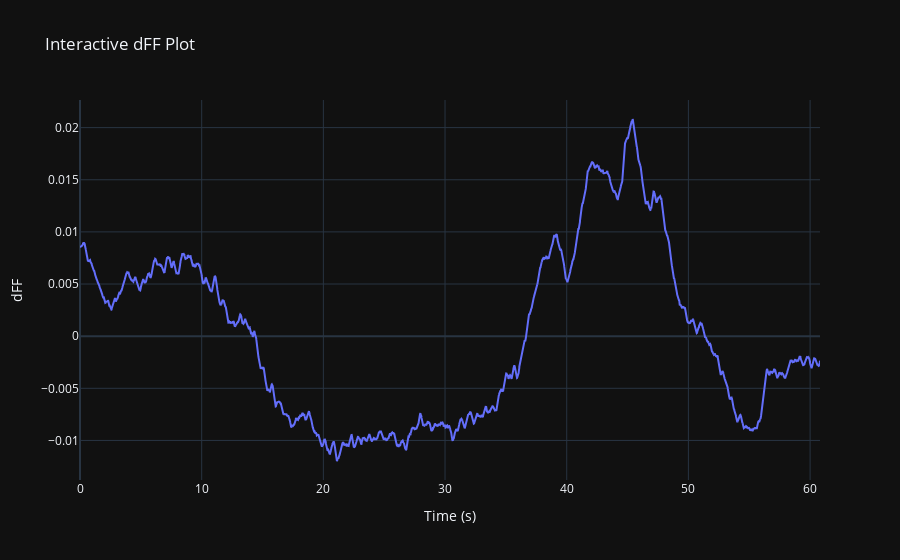

The code cell stored with this chart in its notebook:
### Code cell
# Define the PPD file path
ppd_file_path = r'H:\fp_test\1194_test-2024-06-05-112648.ppd'
#ppd_file_path = r'H:\fp_test\1195_test-2024-06-05-113638.ppd'
#ppd_file_path = r'H:\fp_test\1196_test-2024-06-05-114030.ppd'

# Extract the filename without the extension
filename = os.path.splitext(os.path.basename(ppd_file_path))[0]

# Load the data from the CSV file
data = import_ppd(ppd_file_path, low_pass=20, high_pass=0.001)

# Convert sample index to time vector
time = np.arange(len(data['analog_1'])) / 130

# http://dx.doi.org/10.1016/j.cell.2015.07.014
# dFF using 405 fit as baseline
reg= np.polyfit(data['analog_2'], data['analog_1'], 1) # ch1 is 465nm, ch2 is 405nm 
fit_405=reg[0]*data['analog_2']+reg[1]
dFF=(data['analog_1']-fit_405)/fit_405 #this gives deltaF/F
data['fit_405']=fit_405
data['dFF']=dFF

# Apply Savitzky-Golay filter to smooth dFF
smoothed_dFF = savgol_filter(dFF, window_length=51, polyorder=3)

# Create the figure and subplots
fig, (ax1, ax2) = plt.subplots(2, 1, figsize=(12, 6))

# Plot 1
ax1.plot(time, data['analog_1'], label='analog_1')
ax1.plot(time, data['analog_2'], label='analog_2')
ax1.plot(time, data['fit_405'], label='fit_405')

# Set plot 1 properties
ax1.set_xlabel('Time')
ax1.set_ylabel('Value')
ax1.set_title('Plot 1')
ax1.legend()

# Plot 2
ax2.plot(time, smoothed_dFF, label='dFF')

# Set plot 2 properties
ax2.set_xlabel('Time')
ax2.set_ylabel('Value')
ax2.set_title('Plot 2')
ax2.legend()

# Adjust spacing between subplots
plt.tight_layout()

# Set the figure title
fig.suptitle(filename)

# Save the figure as PNG with 300 dpi
save_path = os.path.join(os.path.dirname(ppd_file_path), filename + '.png')
fig.savefig(save_path, dpi=300)

# Display the plots
plt.show()

# Create the plot
fig = go.Figure()

# Add a trace
fig.add_trace(go.Scatter(x=time, y=smoothed_dFF, mode='lines', name='dFF'))

# Customize the layout
fig.update_layout(
    title='Interactive dFF Plot',
    xaxis_title='Time (s)',
    yaxis_title='dFF',
    template='plotly_dark'
)

#save_path_plotly = os.path.join(os.path.dirname(ppd_file_path), filename + '_plotly.png')
#fig.write_image(save_path_plotly, format='png', scale=5)

# Show the plot
fig.show()

### Figure 1 — Plotly figure (JSON) as saved in the notebook; plotly's stock layout.template omitted (floating-point values rounded to 4 significant figures; data arrays with more than 128 entries replaced by an {"elided": "..."} marker saying what was removed)
{"data": [{"mode": "lines", "name": "dFF", "type": "scatter", "x": {"elided": "7907 float values"}, "y": {"elided": "7907 float values"}}], "layout": {"title": {"text": "Interactive dFF Plot"}, "xaxis": {"title": {"text": "Time (s)"}}, "yaxis": {"title": {"text": "dFF"}}}}
